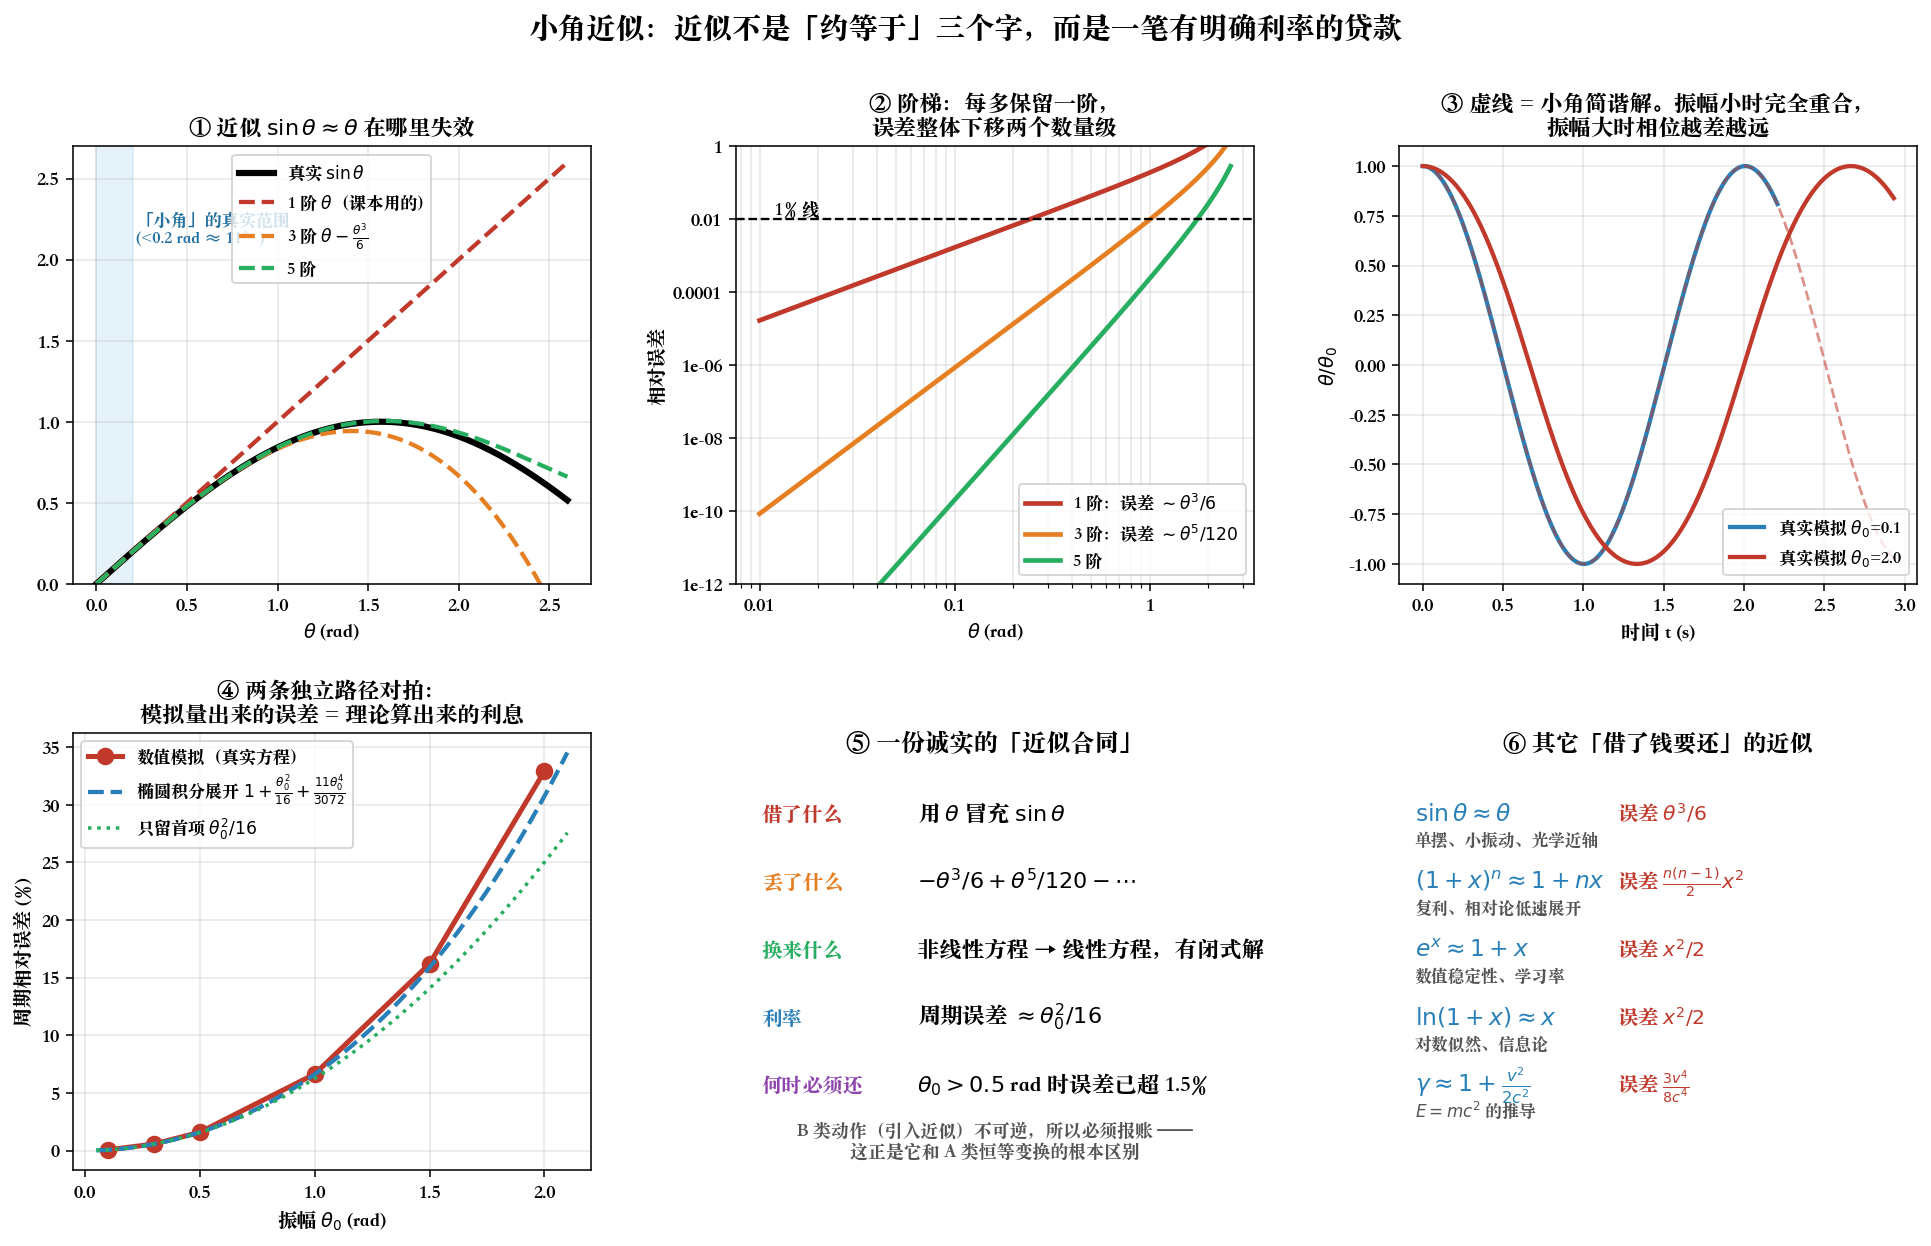

Recreate this plot in Python.
"""approximation_error_ladder.py
================================================================================
Chapter 0.98.4 案例二 · 小角近似：一次诚实的「有损压缩」

单摆的真实方程是

    θ̈ = -(g/L) · sin θ          ← 没有初等函数解

课本上那个 T = 2π√(L/g) 是怎么来的？靠一次 **B 类动作**（不可逆，必须报账）：

    sin θ = θ - θ³/6 + θ⁵/120 - ...  ≈  θ

**近似不是「约等于」三个字就完事了，它是一笔有明确利率的贷款。**
好的推导会告诉你利率是多少、什么时候必须还。

本脚本按本项目的规矩（现象 → 模拟 → 拆解 → 公式）：
  先**真的把单摆跑一遍**（辛欧拉积分真实的非线性方程，不解析），量出周期；
  再和小角公式对比，看那笔贷款的利息随振幅怎么涨。

数值结果（L=1m, g=9.81）：
    θ₀ = 0.1  真实 2.0073s   小角 2.0061s   误差  0.06%
    θ₀ = 0.5  真实 2.0379s   小角 2.0061s   误差  1.59%
    θ₀ = 1.0  真实 2.1391s   小角 2.0061s   误差  6.63%
    θ₀ = 2.0  真实 2.6659s   小角 2.0061s   误差 32.89%   ← 被丢掉的 θ³/6 回来讨债了

理论上的账单（椭圆积分展开）：
    T = 2π√(L/g) · (1 + θ₀²/16 + 11θ₀⁴/3072 + ...)
    第一项修正 θ₀²/16 正是「丢掉 θ³/6」的直接后果。

可视化：
  ① sin θ 与逐阶泰勒截断：1 阶 / 3 阶 / 5 阶
  ② 截断误差随 θ 的增长（对数坐标）—— 阶梯状
  ③ 真实单摆模拟 vs 小角简谐解：θ₀ 大时相位漂移肉眼可见
  ④ 周期误差 vs 振幅：数值模拟 vs 椭圆积分展开公式，两条独立路径对拍

运行：  python ch00_98_deriving_formulas/approximation_error_ladder.py
================================================================================
"""

from pathlib import Path

import matplotlib.pyplot as plt
import numpy as np
import torch
from matplotlib.ticker import FuncFormatter

PLAIN = FuncFormatter(lambda v, _: f"{v:g}")

G, L = 9.81, 1.0


def simulate(theta0, dt=1e-5, n_periods=1.0):
    """现象先行：真的把单摆跑一遍（辛欧拉），不解方程。"""
    th = torch.tensor(float(theta0))
    om = torch.tensor(0.0)
    ths, ts = [th.item()], [0.0]
    t, prev, quarter = 0.0, th, None
    while t < n_periods * 8.0:
        om = om - (G / L) * torch.sin(th) * dt      # 真实方程：sin θ，不是 θ
        th = th + om * dt
        t += dt
        if quarter is None and th * prev < 0:       # 首次过平衡位置 = 1/4 周期
            quarter = t
        prev = th
        if len(ths) < 4000 and int(t / dt) % 200 == 0:
            ths.append(th.item())
            ts.append(t)
        if quarter is not None and t > 4 * quarter * 1.1:
            break
    return 4 * quarter, np.array(ts), np.array(ths)


def main():
    T_small = 2 * np.pi * np.sqrt(L / G)

    print("=" * 74)
    print("小角近似的账单：丢掉 θ³/6，要付多少利息？")
    print("=" * 74)
    print(f"  小角公式 T = 2π√(L/g) = {T_small:.4f} s（与振幅无关 —— 这正是近似的产物）\n")
    print(f"  {'θ₀ (rad)':<12}{'θ₀ (度)':<10}{'真实周期':<12}{'小角公式':<12}"
          f"{'误差':<10}{'理论 1+θ₀²/16':<14}")

    theta0s = [0.1, 0.3, 0.5, 1.0, 1.5, 2.0]
    measured, predicted = [], []
    traces = {}
    for th0 in theta0s:
        T, ts, ths = simulate(th0)
        measured.append(T)
        pred = T_small * (1 + th0 ** 2 / 16 + 11 * th0 ** 4 / 3072)
        predicted.append(pred)
        if th0 in (0.1, 2.0):
            traces[th0] = (ts, ths)
        print(f"  {th0:<12.1f}{np.degrees(th0):<10.1f}{T:<12.4f}{T_small:<12.4f}"
              f"{(T/T_small-1)*100:>7.2f}%   {pred:<14.4f}")

    measured, predicted = np.array(measured), np.array(predicted)
    small = np.array(theta0s) <= 1.0
    print(f"\n  对拍（数值模拟 vs 椭圆积分两项展开）:")
    print(f"    θ₀ ≤ 1 rad ：最大相对差 "
          f"{np.abs(measured-predicted)[small].max()/T_small*100:.3f}%   ← 两条独立路径一致")
    print(f"    θ₀ = 2 rad ：相对差 "
          f"{abs(measured[-1]-predicted[-1])/T_small*100:.3f}%   "
          f"← 不是模拟错了，是展开式自己也只留了两项")
    print("    教训：近似的账要按阶数算 —— 拿一个低阶近似去检验另一个近似，")
    print("          只能在两者都成立的区间里对拍。")

    fig = plt.figure(figsize=(17, 9.5))
    gs = fig.add_gridspec(2, 3, hspace=.34, wspace=.28)

    # ---- ① sin θ 的逐阶截断 ------------------------------------------------
    ax = fig.add_subplot(gs[0, 0])
    th = np.linspace(0, 2.6, 400)
    ax.plot(th, np.sin(th), lw=3.2, color="k", label=r"真实 $\sin\theta$")
    ax.plot(th, th, lw=2.2, ls="--", color="#c0392b", label=r"1 阶 $\theta$（课本用的）")
    ax.plot(th, th - th ** 3 / 6, lw=2.2, ls="--", color="#e67e22",
            label=r"3 阶 $\theta-\frac{\theta^3}{6}$")
    ax.plot(th, th - th ** 3 / 6 + th ** 5 / 120, lw=2.2, ls="--", color="#27ae60",
            label=r"5 阶")
    ax.axvspan(0, .2, color="#3498db", alpha=.12)
    ax.text(.22, 2.1, "「小角」的真实范围\n(<0.2 rad ≈ 11°)", fontsize=8.8, color="#2471a3")
    ax.set_xlabel(r"$\theta$ (rad)")
    ax.set_ylim(0, 2.7)
    ax.set_title(r"① 近似 $\sin\theta\approx\theta$ 在哪里失效",
                 fontsize=11.5, fontweight="bold")
    ax.legend(fontsize=8.8)
    ax.grid(alpha=.3)

    # ---- ② 截断误差阶梯 ----------------------------------------------------
    ax = fig.add_subplot(gs[0, 1])
    th = np.logspace(-2, np.log10(2.6), 300)
    for arr, lab, col in (
        (np.abs(th - np.sin(th)), r"1 阶：误差 $\sim\theta^3/6$", "#c0392b"),
        (np.abs(th - th ** 3 / 6 - np.sin(th)), r"3 阶：误差 $\sim\theta^5/120$", "#e67e22"),
        (np.abs(th - th ** 3 / 6 + th ** 5 / 120 - np.sin(th)), r"5 阶", "#27ae60"),
    ):
        ax.loglog(th, arr / np.sin(th), lw=2.4, color=col, label=lab)
    ax.axhline(.01, color="k", ls="--", lw=1.2)
    ax.text(.012, .013, "1% 线", fontsize=9)
    ax.set_xlabel(r"$\theta$ (rad)")
    ax.set_ylabel("相对误差")
    ax.set_ylim(1e-12, 1)
    ax.xaxis.set_major_formatter(PLAIN)
    ax.yaxis.set_major_formatter(PLAIN)
    ax.set_title("② 阶梯：每多保留一阶，\n误差整体下移两个数量级",
                 fontsize=11.5, fontweight="bold")
    ax.legend(fontsize=8.8)
    ax.grid(alpha=.3, which="both")

    # ---- ③ 真实轨迹 vs 简谐解 ----------------------------------------------
    ax = fig.add_subplot(gs[0, 2])
    for th0, col in ((0.1, "#2980b9"), (2.0, "#c0392b")):
        ts, ths = traces[th0]
        ax.plot(ts, ths / th0, lw=2.2, color=col,
                label=r"真实模拟 $\theta_0$=" + str(th0))
        ax.plot(ts, np.cos(2 * np.pi / T_small * ts), lw=1.4, ls="--",
                color=col, alpha=.55)
    ax.set_xlabel("时间 t (s)")
    ax.set_ylabel(r"$\theta/\theta_0$")
    ax.set_title("③ 虚线 = 小角简谐解。振幅小时完全重合，\n振幅大时相位越差越远",
                 fontsize=11.5, fontweight="bold")
    ax.legend(fontsize=8.8)
    ax.grid(alpha=.3)

    # ---- ④ 周期误差：模拟 vs 展开公式 --------------------------------------
    ax = fig.add_subplot(gs[1, 0])
    ax.plot(theta0s, (measured / T_small - 1) * 100, "o-", lw=2.6, ms=8,
            color="#c0392b", label="数值模拟（真实方程）")
    th_fine = np.linspace(.05, 2.1, 200)
    ax.plot(th_fine, (1 + th_fine ** 2 / 16 + 11 * th_fine ** 4 / 3072 - 1) * 100,
            lw=2.2, ls="--", color="#2980b9",
            label=r"椭圆积分展开 $1+\frac{\theta_0^2}{16}+\frac{11\theta_0^4}{3072}$")
    ax.plot(th_fine, th_fine ** 2 / 16 * 100, lw=1.8, ls=":", color="#27ae60",
            label=r"只留首项 $\theta_0^2/16$")
    ax.set_xlabel(r"振幅 $\theta_0$ (rad)")
    ax.set_ylabel("周期相对误差 (%)")
    ax.set_title("④ 两条独立路径对拍：\n模拟量出来的误差 = 理论算出来的利息",
                 fontsize=11.5, fontweight="bold")
    ax.legend(fontsize=8.8)
    ax.grid(alpha=.3)

    # ---- ⑤ 借贷合同 --------------------------------------------------------
    ax = fig.add_subplot(gs[1, 1])
    ax.axis("off")
    ax.text(.5, .96, "⑤ 一份诚实的「近似合同」", ha="center",
            transform=ax.transAxes, fontsize=12.5, fontweight="bold")
    terms = [
        ("借了什么", r"用 $\theta$ 冒充 $\sin\theta$", "#c0392b"),
        ("丢了什么", r"$-\theta^3/6 + \theta^5/120 - \cdots$", "#e67e22"),
        ("换来什么", "非线性方程 → 线性方程，有闭式解", "#27ae60"),
        ("利率", r"周期误差 $\approx \theta_0^2/16$", "#2980b9"),
        ("何时必须还", r"$\theta_0 > 0.5$ rad 时误差已超 1.5%", "#8e44ad"),
    ]
    for i, (k, v, col) in enumerate(terms):
        y = .8 - i * .155
        ax.text(.05, y, k, transform=ax.transAxes, fontsize=10.5,
                fontweight="bold", color=col)
        ax.text(.35, y, v, transform=ax.transAxes, fontsize=11.5)
    ax.text(.5, .03, "B 类动作（引入近似）不可逆，所以必须报账 ——\n"
                     "这正是它和 A 类恒等变换的根本区别",
            ha="center", transform=ax.transAxes, fontsize=9.2,
            style="italic", color="#555")

    # ---- ⑥ 其它常见近似 ----------------------------------------------------
    ax = fig.add_subplot(gs[1, 2])
    ax.axis("off")
    ax.text(.5, .96, "⑥ 其它「借了钱要还」的近似", ha="center",
            transform=ax.transAxes, fontsize=12, fontweight="bold")
    rows = [
        (r"$\sin\theta\approx\theta$", r"误差 $\theta^3/6$", "单摆、小振动、光学近轴"),
        (r"$(1+x)^n\approx 1+nx$", r"误差 $\frac{n(n-1)}{2}x^2$", "复利、相对论低速展开"),
        (r"$e^x\approx 1+x$", r"误差 $x^2/2$", "数值稳定性、学习率"),
        (r"$\ln(1+x)\approx x$", r"误差 $x^2/2$", "对数似然、信息论"),
        (r"$\gamma\approx 1+\frac{v^2}{2c^2}$", r"误差 $\frac{3v^4}{8c^4}$", r"$E=mc^2$ 的推导"),
    ]
    for i, (f, err, where) in enumerate(rows):
        y = .8 - i * .155
        ax.text(.03, y, f, transform=ax.transAxes, fontsize=12, color="#2980b9")
        ax.text(.42, y, err, transform=ax.transAxes, fontsize=10.5, color="#c0392b")
        ax.text(.03, y - .058, where, transform=ax.transAxes, fontsize=8.6, color="#555")

    fig.suptitle("小角近似：近似不是「约等于」三个字，而是一笔有明确利率的贷款",
                 fontsize=15, fontweight="bold")
    out = Path(__file__).with_suffix(".png")
    fig.savefig(out, dpi=140, bbox_inches="tight")
    print(f"\n图已保存到 {out}")


if __name__ == "__main__":
    plt.rcParams["font.sans-serif"] = [
        "PingFang SC", "Heiti SC", "Songti SC",
        "Noto Sans CJK SC", "WenQuanYi Zen Hei", "Arial Unicode MS",
    ]
    plt.rcParams["axes.unicode_minus"] = False
    main()
